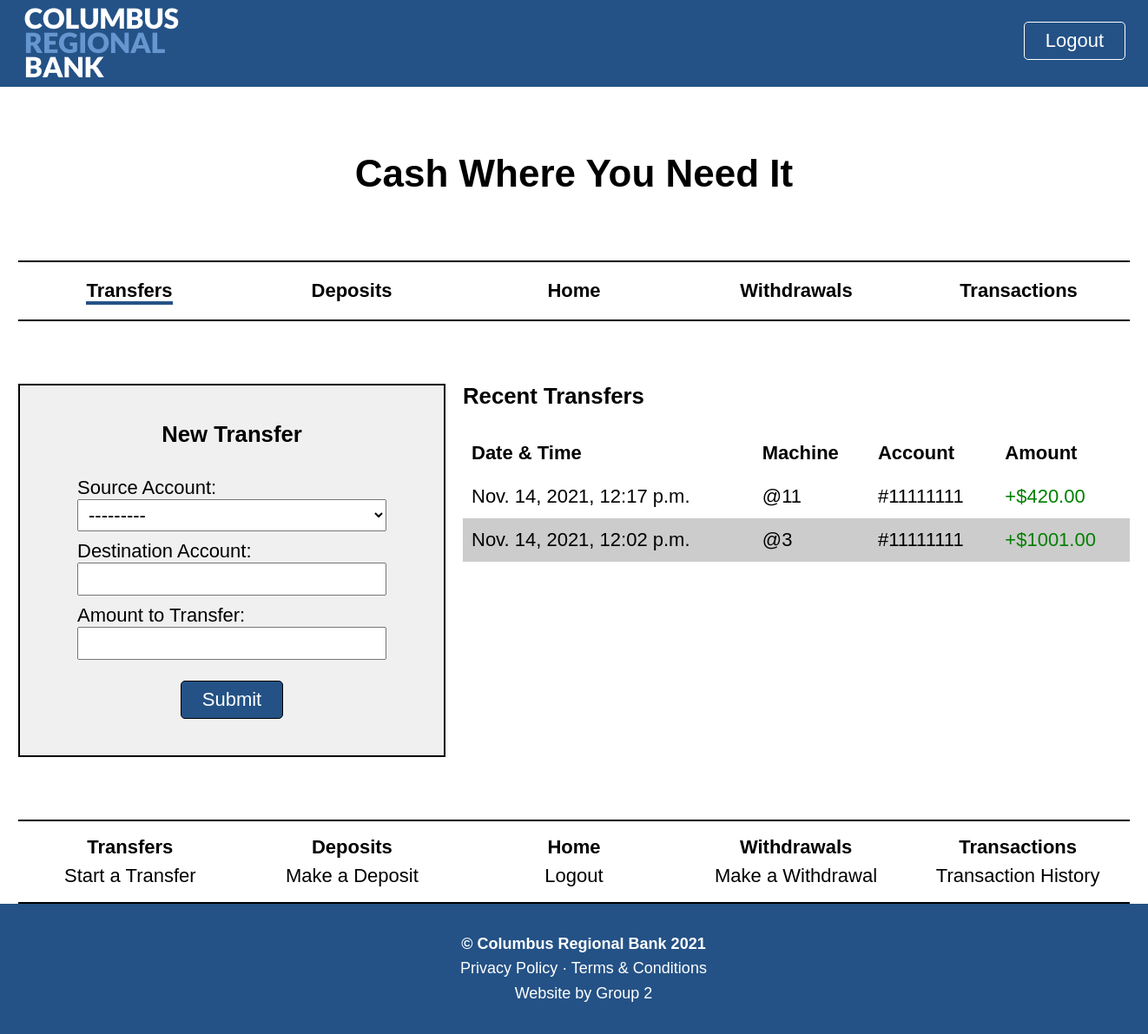
The page /transfer/ (signed in) on the database its author committed.
### customers/models.py (models this page shows, shortened)
class Transaction(models.Model):
    user = models.ForeignKey(
        User,
        related_name = "transaction",
        verbose_name = "User",
        on_delete = models.DO_NOTHING,
        blank = False
    )
    machine = models.ForeignKey(
        Machine,
        related_name = "transaction",
        verbose_name = "ATM",
        on_delete = models.DO_NOTHING,
        blank = False
    )
    account = models.ForeignKey(
        Account,
        related_name = "transaction",
        verbose_name = "Account",
        on_delete = models.DO_NOTHING,
        blank = False
    )
    date_time = models.DateTimeField(
        verbose_name = "Time of Transaction",
        default = timezone.now,
        blank = False
    )
    amount = models.DecimalField(
        verbose_name = "Transaction Amount",
        max_digits = 19,
        decimal_places = 2,
        blank = False,
        validators = [MinValueValidator(0.01), MaxValueValidator(1000000000)]
    )
    category = models.CharField(
        verbose_name = "Transaction Type",
        max_length = 15,
        blank = False
    )
    positive = models.BooleanField(
        verbose_name = "Positive Change",
        default = True,
        blank = False
    )

class Account(models.Model):
    user = models.ForeignKey(
        User,
        related_name = "account",
        verbose_name = "User",
        help_text = "The user associated with this account.",
        default = None,
        on_delete = models.DO_NOTHING
        )
    number = models.CharField(
        verbose_name = "Account Number",
        help_text = "The number associated with this account.",
        max_length = 8,
        blank = False,
        unique = True,
        primary_key = True,
        validators = [RegexValidator(regex = "^(1-)?\d{8}$", message = "Field must contain 8 digits.")]
        )
    name = models.CharField(
        verbose_name = "Account Name",
        help_text = "The name of this account.",
        max_length = 150,
        blank = False
        )
    phone_number = models.CharField(
        verbose_name = "Phone Number",
        help_text = "The phone number associated with this account. Use format: XXX-XXX-XXXX.",
        max_length = 13,
        blank = False,
        validators = [RegexValidator(regex = "^(1-)?\d{3}-\d{3}-\d{4}$", message = "Phone number not in required format.")]
        )
    balance = models.DecimalField(
        verbose_name = "Balance",
        help_text = "The monetary balance of this account.",
        max_digits = 19,
        decimal_places = 2,
        default = 0.00,
        blank = False,
        validators = [MinValueValidator(-1000000000), MaxValueValidator(1000000000)]
        )
    def __str__(self):
        return f"#{self.number} ({self.name})"

### machines/models.py (models this page shows, shortened)
class Machine(models.Model):
    address = models.CharField(
        verbose_name = "ATM Location",
        help_text = "The address associated with this ATM.",
        max_length = 150,
        blank = False
        )
    status = models.BooleanField(
        verbose_name = "Active",
        help_text = "The current status of this ATM.",
        default = True
        )
    minimum = models.DecimalField(
        verbose_name = "Minimum Balance",
        help_text = "The minimum balance allowed on this ATM.",
        max_digits = 19,
        decimal_places = 2,
        default = 0.00,
        blank = False,
        validators = [MinValueValidator(0.01), MaxValueValidator(1000000000)]
        )
    balance = models.DecimalField(
        verbose_name = "Balance",
        help_text = "The current monetary balance of this ATM.",
        max_digits = 19,
        decimal_places = 2,
        default = 0.00,
        blank = False,
        validators = [MinValueValidator(0.01), MaxValueValidator(1000000000)]
        )
    maintenance = models.DateField(
        verbose_name = "Maintenance Date",
        help_text = "The next date in which this ATM is to be maintenanced.",
        editable = True,
        blank = True
        )
    last_refill = models.DateField(
        verbose_name = "Last Refill Date",
        help_text = "The last date in which this ATM was refilled.",
        default = timezone.now,
        editable = True,
        blank = True
        )
    next_refill = models.DateField(
        verbose_name = "Next Refill Date",
        help_text = "The next date in which this ATM is to be refilled.",
        editable = True,
        blank = True
        )
    x = models.PositiveIntegerField(
        verbose_name = "X-Axis Position",
        help_text = "This ATM's x-axis position on the map.",
        default = 1,
        validators = [MaxValueValidator(1920)]
    )
    y = models.PositiveIntegerField(
        verbose_name = "Y-Axis Position",
        help_text = "This ATM's y-axis position on the map.",
        default = 1,
        validators = [MaxValueValidator(960)]
    )

### customers/views.py (the view, shortened to what this page needs)
# urls.py: path("transfer/", transferView, name = "transfer"),
@login_required(login_url = "machines:login")
def transferView(request, number = ""):
    accounts = Account.objects.filter(user = request.user)
    transactions = Transaction.objects.order_by("-date_time").filter(category = "Transfer").filter(user = request.user)[:7]
    form = transferForm(request.POST or None)
    form.fields["account"].queryset = accounts
    context = {
        "form": form,
        "selected": number,
        "accounts": accounts,
        "transactions": transactions,
        "messages": messages.get_messages(request),
        "header": "Cash Where You Need It",
        "title": "New Transfer",
        "type": "transfers",
        "button": "Submit",
        "sections": ["form.html", "transactions/simple.html"]
    }
    return render(request, "customers/index.html", context)

### customers/forms.py (shortened to what this page needs)
class transferForm(forms.ModelForm):
    dest = forms.CharField(
        label = "Destination Account",
        max_length = 8
    )
    class Meta:
        model = Transaction
        fields = ["account", "dest", "amount"]
        labels = {
            "account": "Source Account",
            "amount": "Amount to Transfer"
        }

### templates/customers/index.html (shortened to what this page needs)
{% extends 'base/core.html' %}
{% block content %}
	<main class="wrapper">
		<header id="title">
			<h1>{{ header }}</h1>
		</header>
		{% include 'customers/navigation.html' %}
		<section id="index" class="wrapper">
            {% for section in sections %}
                {% include 'customers/'|add:section %}
            {% endfor %}
		</section>
	</main>
	{% include 'customers/menu.html' %}
{% endblock %}

### templates/customers/transactions/simple.html
<section id="transactions" class="text-left">
    <h3>Recent {{ type|capfirst }}</h3><br>
    {% if transactions.count == 0 %}
        <p>No recent {{ type }} to show.</p>
    {% else %}
        <table>
            <tr>
                <th>Date & Time</th>
                <th>Machine</th>
                <th>Account</th>
                <th>Amount</th>
            </tr>
            {% for tr in transactions %}
                {% if forloop.counter|divisibleby:2 %}
                    <tr class="gray">
                {% else %}
                    <tr class="white">
                {% endif %}
                        <td>{{ tr.date_time }}</td>
                        <td>@{{ tr.machine.id }}</td>
                        <td>#{{ tr.account.number }}</td>
                        {% if tr.positive %}
                            <td class="green">+${{ tr.amount }}</td>
                        {% else %}
                            <td class="red">-${{ tr.amount }}</td>
                        {% endif %}
                    </tr>
            {% endfor %}
        </table>
    {% endif %}
</section>

### static/external.css (style rules this page uses)
* { box-sizing: border-box; padding: 0; margin: 0; }
body { background-color: #FFFFFF; position: relative; font-family: Arial, Calibri; min-height: 100vh; }
body, a { text-align: center; font-size: 22px; color: #000000; }
header { background-color: #245286; width: 100%; min-height: 100px; }
.wrapper { margin: 0 auto; width: 1280px; }
#title { background-color: #FFFFFF; padding: 75px; }
#index { display: flex; overflow: hidden; }
#index section { display: block; min-height: 100%; }
table { width: 100%; }
form label { display: block; margin-top: 10px; }
form input, form select, form option { width: 100%; padding: 4px 8px; font-size: 22px; cursor: pointer; }
#transactions { background-color: #FFFFFF; border: none; width: 100%; padding: 72px 0; }
#transactions table { border-collapse: collapse; }
#transactions tr { height: 50px; }
#transactions th, #transactions td { padding: 0px 10px; min-width: 10%; }
.text-left { text-align: left; }
.green { color: green; }
.gray { background-color: #cccccc; }
.white { background-color: #ffffff; }

### rows shown on the page
Transaction: date_time "Nov. 14, 2021, 12:17 p.m.", machine.id "11", account.number "11111111", amount "420.00"
Transaction: date_time "Nov. 14, 2021, 12:02 p.m.", machine.id "3", account.number "11111111", amount "1001.00"

### other values the page prints
{{ header }} "Cash Where You Need It"
{{ title }} "New Transfer"
{{ field.label_tag }} "Source Account:" "Destination Account:" "Amount to Transfer:"
{{ button }} "Submit"
{{ type|capfirst }} "Transfers"
